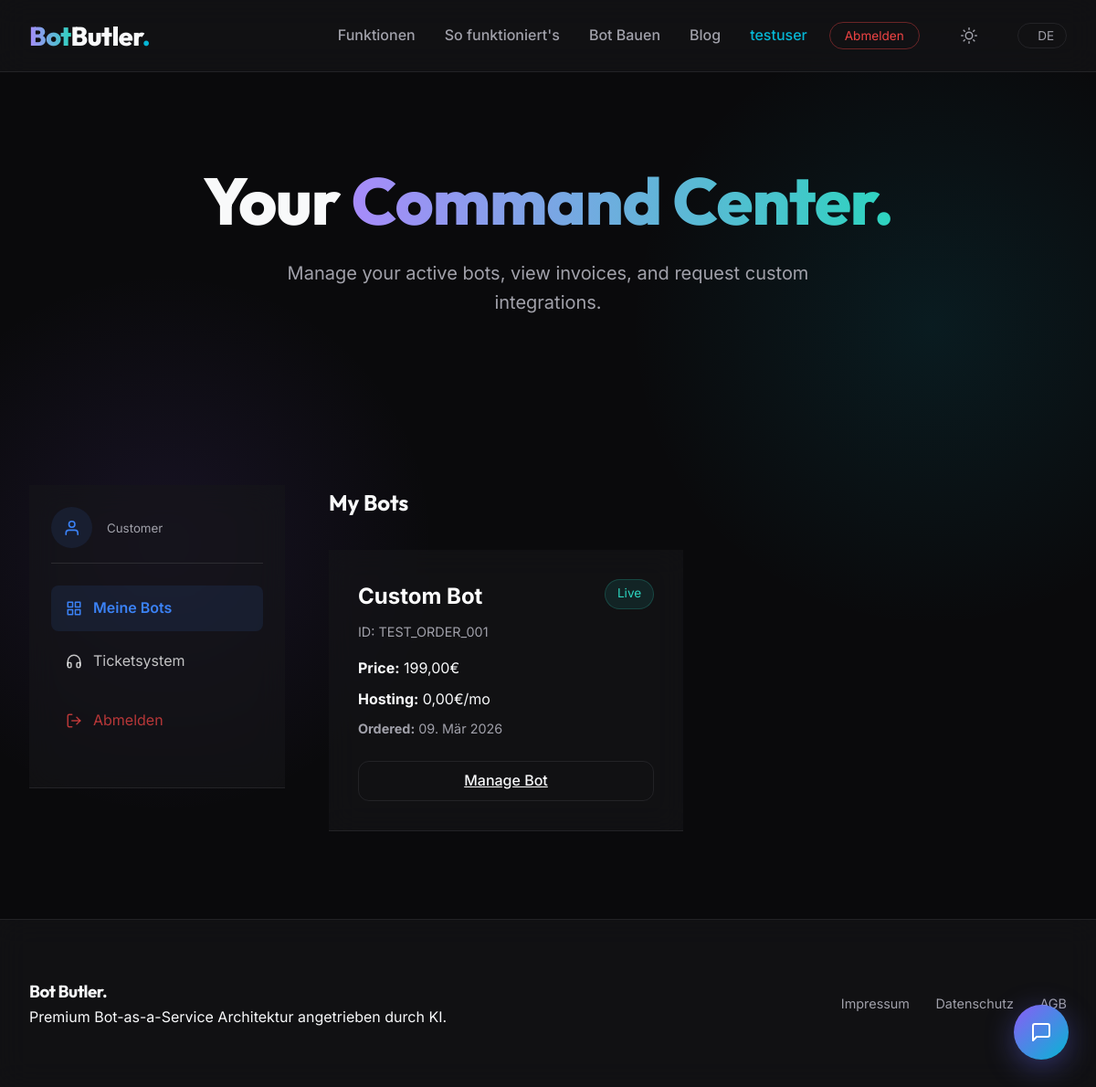
/de/dashboard/ (signed in), run on the app's committed database.
### bots/models.py (models this page shows, shortened)
class Order(models.Model):
    STATUS_CHOICES = [
        ('pending', 'Pending Payment'),
        ('paid', 'Paid & Drafted'),
        ('in_progress', 'Development In Progress'),
        ('delivered', 'Delivered'),
    ]
    order_id = models.CharField(_("Order ID"), max_length=50, unique=True, editable=False)
    user = models.ForeignKey(settings.AUTH_USER_MODEL, on_delete=models.CASCADE, related_name='orders', null=True, blank=True, verbose_name=_("User"))
    category = models.ForeignKey(BotCategory, on_delete=models.SET_NULL, null=True, verbose_name=_("Bot Category"))
    requirements_json = models.JSONField(_("AI Generated Requirements"), default=dict, blank=True)
    consulting_requested = models.BooleanField(_("Consulting Upsell Selected"), default=False)
    contact_info = models.CharField(_("Contact Information"), max_length=255, blank=True)
    total_price = models.DecimalField(_("Total Price (€)"), max_digits=10, decimal_places=2, default=0.00)
    is_hosted = models.BooleanField(_("Managed Hosting"), default=True)
    monthly_fee = models.DecimalField(_("Monthly Hosting Fee (€)"), max_digits=8, decimal_places=2, default=0.00)
    status = models.CharField(_("Status"), max_length=20, choices=STATUS_CHOICES, default='pending')
    draft_file_path = models.CharField(_("Draft File Path"), max_length=255, blank=True)
    source_code_url = models.CharField(_("Source Code URL/Path"), max_length=500, blank=True, help_text=_("Link to the clean source code for non-hosted bots"))
    is_active = models.BooleanField(_("Bot Active"), default=True, help_text=_("Toggle bot status on or off"))
    created_at = models.DateTimeField(auto_now_add=True)
    updated_at = models.DateTimeField(auto_now=True)
    class Meta:
        verbose_name = _("Bot Order")
        verbose_name_plural = _("Bot Orders")
        ordering = ['-created_at']

### pages/views.py (the view)
# urls.py: path('dashboard/', views.DashboardView.as_view(), name='dashboard'),
class DashboardView(LoginRequiredMixin, ListView):
    model = Order
    template_name = 'pages/dashboard.html'
    context_object_name = 'orders'
    def get_queryset(self):
        return Order.objects.filter(user=self.request.user).order_by('-created_at')

### pages/templatetags/bot_butler_tags.py (called while the page is built)
@register.simple_tag(takes_context=True)
def change_lang(context, lang: str, *args, **kwargs):
    path = context['request'].path
    return translate_url(path, lang)

### templates/pages/dashboard.html (shortened to what this page needs)
{% extends 'base.html' %}
{% load i18n static %}
{% block content %}
<section class="hero" style="padding-top: 120px; padding-bottom: 40px; min-height: auto;">
    <h1>{% trans "Your" %} <span class="gradient-text">{% trans "Command Center." %}</span></h1>
    <p>{% trans "Manage your active bots, view invoices, and request custom integrations." %}</p>
</section>
<section class="dashboard-section" style="max-width: 1200px; margin: 0 auto; padding: 2rem;">
    <div class="support-layout">
        <div class="support-sidebar">
            <div class="glass-card" style="padding: 1.5rem; position: sticky; top: 100px; z-index: 10;">
                <div style="display: flex; align-items: center; margin-bottom: 1.5rem; padding-bottom: 1rem; border-bottom: 1px solid rgba(255,255,255,0.1);">
                    <div style="background: rgba(59, 130, 246, 0.1); color: #3b82f6; padding: 0.8rem; border-radius: 50%; margin-right: 1rem; display: flex; align-items: center; justify-content: center; width: 45px; height: 45px;">
                        <svg width="24" height="24" viewBox="0 0 24 24" fill="none" stroke="currentColor" stroke-width="2" stroke-linecap="round" stroke-linejoin="round"><path d="M20 21v-2a4 4 0 0 0-4-4H8a4 4 0 0 0-4 4v2"></path><circle cx="12" cy="7" r="4"></circle></svg>
                    </div>
                    <div>
                        <small style="color: var(--text-secondary);">{% trans "Customer" %}</small>
                    </div>
                </div>
                <nav class="support-nav">
                    <a href="{% url 'pages:dashboard' %}" style="display: flex; align-items: center; padding: 0.75rem 1rem; color: #3b82f6; background: rgba(59, 130, 246, 0.1); border-radius: 8px; font-weight: 600; text-decoration: none;">
                        {% trans "Meine Bots" %}
                    </a>
                    <a href="{% url 'support:ticket_list' %}" class="custom-nav-link" style="display: flex; align-items: center; padding: 0.75rem 1rem; color: rgba(255,255,255,0.75); border-radius: 8px; text-decoration: none; transition: all 0.2s;">
                        {% trans "Ticketsystem" %}
                    </a>
                    <a href="#" onclick="document.getElementById('logoutForm').submit();" class="custom-nav-link" style="display: flex; align-items: center; padding: 0.75rem 1rem; color: rgba(239, 68, 68, 0.75); border-radius: 8px; text-decoration: none; transition: all 0.2s; margin-top: 0.5rem;">
                        {% trans "Logout" %}
                    </a>
            </nav>
        </div>
    </div>
    <div class="support-content">
        <h2 style="margin-bottom: 2rem; color: var(--text-primary); font-family: var(--font-heading);">{% trans "My Bots" %}</h2>
            <div class="bot-grid" style="display: grid; grid-template-columns: repeat(auto-fill, minmax(350px, 1fr)); gap: 2rem;">
                {% for bot in orders %}
                <div class="glass-card" style="padding: 2rem; position: relative;">
                    <div style="display: flex; justify-content: space-between; align-items: start; margin-bottom: 1rem;">
                        <div>
                            <h3 style="font-size: 1.5rem; margin-bottom: 0.5rem; color: #fff;">{{ bot.category.name|default:"Custom Bot" }}</h3>
                            <p style="color: var(--text-secondary); font-size: 0.9rem;">ID: {{ bot.order_id }}</p>
                        </div>
                        {% if bot.status == 'delivered' %}
                            {% if bot.is_active %}
                                <span style="background: rgba(45, 212, 191, 0.1); color: #2dd4bf; padding: 0.3rem 0.8rem; border-radius: 20px; font-size: 0.85rem; border: 1px solid rgba(45, 212, 191, 0.2);">Live</span>
                            {% else %}
                                <span style="background: rgba(239, 68, 68, 0.1); color: #ef4444; padding: 0.3rem 0.8rem; border-radius: 20px; font-size: 0.85rem; border: 1px solid rgba(239, 68, 68, 0.2);">Paused</span>
                            {% endif %}
                        {% else %}
                            <span style="background: rgba(139, 92, 246, 0.1); color: #8b5cf6; padding: 0.3rem 0.8rem; border-radius: 20px; font-size: 0.85rem; border: 1px solid rgba(139, 92, 246, 0.2);">{{ bot.get_status_display }}</span>
                        {% endif %}
                    </div>
                    <div style="margin-bottom: 1.5rem;">
                        <p style="color: var(--text-primary); margin-bottom: 0.5rem;"><strong>{% trans "Price:" %}</strong> {{ bot.total_price }}€</p>
                        {% if bot.is_hosted %}
                            <p style="color: var(--text-primary); margin-bottom: 0.5rem;"><strong>{% trans "Hosting:" %}</strong> {{ bot.monthly_fee }}€/mo</p>
                        {% else %}
                            <p style="color: var(--text-primary); margin-bottom: 0.5rem;"><strong>{% trans "Hosting:" %}</strong> {% trans "Self-Hosted (Code Only)" %}</p>
                        {% endif %}
                        <p style="color: var(--text-secondary); font-size: 0.9rem;"><strong>{% trans "Ordered:" %}</strong> {{ bot.created_at|date:"d. M Y" }}</p>
                    </div>
                    <a href="{% url 'pages:bot_detail' bot.pk %}" class="btn-outline" style="display: block; text-align: center; width: 100%;">{% trans "Manage Bot" %}</a>
                </div>
                {% endfor %}
            </div>
        </div>
    </div>
</section>
{% endblock %}

### templates/base.html (shortened to what this page needs)
{% load i18n static bot_butler_tags %}
<!DOCTYPE html>
<html lang="{{ LANGUAGE_CODE }}">
<head>
    <link rel="stylesheet" href="https://cdn.jsdelivr.net/gh/lipis/flag-icons@7.0.0/css/flag-icons.min.css"/>
    <link rel="stylesheet" href="{% static 'css/styles.css' %}?v=4">
    <link rel="stylesheet" href="{% static 'css/support_widget.css' %}?v=4">
</head>
<body class="dark-theme">
    <nav class="glass-nav">
        <div class="nav-container">
            <a href="/" class="brand-logo">
                <span class="gradient-text">Bot</span>Butler<span class="dot">.</span>
            </a>
            <div class="nav-links">
                <a href="/#features">{% trans "Features" %}</a>
                <a href="/#how-it-works">{% trans "How it works" %}</a>
                <a href="/#builder">{% trans "Build Your Bot" %}</a>
                <a href="{% url 'blog:post_list' %}">{% trans "Blog" %}</a>
                {% if user.is_authenticated %}
                <div style="display: flex; align-items: center; margin-left: 2rem;">
                    <a href="{% url 'pages:dashboard' %}" style="margin-left: 0; margin-right: 1.5rem; color: var(--brand-secondary);">{{ user.username }}</a>
                    <form action="{% url 'logout' %}" method="post" style="display:inline;">
                        <button type="submit" class="lang-btn" style="border-color: rgba(239, 68, 68, 0.4); padding: 0.4rem 1rem; color: #ef4444;">{% trans "Logout" %}</button>
                    </form>
                </div>
                {% else %}
                <a href="{% url 'login' %}" class="btn-outline" style="margin-left: 1.5rem; font-size: 0.9rem;">{% trans "Login" %}</a>
                <a href="{% url 'pages:register' %}" class="btn-primary" style="margin-left: 1rem; padding: 0.5rem 1.2rem; font-size: 0.9rem;">{% trans "Register" %}</a>
                {% endif %}
                <button id="theme-toggle" class="lang-btn" style="margin-left: 2rem; border: none;" aria-label="Toggle theme">
                </button>
                <div class="lang-switch lang-dropdown">
                    {% get_current_language as LANGUAGE_CODE %}
                    {% get_available_languages as LANGUAGES %}
                    <button class="lang-btn" aria-haspopup="true">
                        {% if LANGUAGE_CODE == 'de' %}
                         DE
                        {% elif LANGUAGE_CODE == 'en' %}
                        <span class="fi fi-gb" style="margin-right:0.5rem;"></span> EN
                        {% else %}
                        {{ LANGUAGE_CODE|upper }}
                        {% endif %}
                    </button>
                </div>
            </div>
        </div>
    </nav>
    <main>
        {% block content %}
        {% endblock %}
    </main>
    <footer class="glass-footer">
        <div class="footer-container">
            <div class="brand-info">
                <h3>Bot Butler.</h3>
                <p>{% trans "Premium Bot-as-a-Service architecture powered by AI." %}</p>
            </div>
            <div class="legal-links">
                <a href="{% url 'pages:impressum' %}">{% trans "Legal Notice" %}</a>
                <a href="{% url 'pages:datenschutz' %}">{% trans "Privacy Policy" %}</a>
                <a href="{% url 'pages:agb' %}">{% trans "Terms of Service" %}</a>
            </div>
        </div>
    </footer>
</body>
</html>

### static/css/styles.css (style rules this page uses)
:root { --bg-base: #0a0a0c; --bg-surface: rgba(22, 22, 26, 0.6); --border-subtle: rgba(255, 255, 255, 0.08); --text-primary: #f8f9fa; --text-secondary: #a1a1aa; --brand-primary: #8b5cf6; --brand-secondary: #06b6d4; --gradient-glow: linear-gradient(135deg, rgba(139, 92, 246, 0.4), rgba(6, 182, 212, 0.4)); --gradient-text: linear-gradient(to right, #a78bfa, #2dd4bf); --glow-color-1: rgba(139, 92, 246, 0.1); --glow-color-2: rgba(6, 182, 212, 0.1); --font-heading: 'Outfit', sans-serif; --font-body: 'Inter', sans-serif; }
* { box-sizing: border-box; margin: 0; padding: 0; }
body { background-color: var(--bg-base); color: var(--text-primary); font-family: var(--font-body); line-height: 1.6; overflow-x: hidden; background-image: radial-gradient(circle at 15% 50%, var(--glow-color-1), transparent 25%), radial-gradient(circle at 85% 30%, var(--glow-color-2), transparent 25%); transition: background-color 0.4s ease, color 0.4s ease; }
.gradient-text { background: var(--gradient-text); -webkit-background-clip: text; background-clip: text; -webkit-text-fill-color: transparent; }
.dot { color: var(--brand-secondary); }
.glass-nav, .glass-footer, .glass-card { background: var(--bg-surface); backdrop-filter: blur(16px); -webkit-backdrop-filter: blur(16px); border-bottom: 1px solid var(--border-subtle); }
.glass-nav { position: fixed; top: 0; width: 100%; z-index: 1000; padding: 1rem 0; }
.nav-container { max-width: 1200px; margin: 0 auto; display: flex; justify-content: space-between; align-items: center; padding: 0 2rem; }
.brand-logo { font-family: var(--font-heading); font-size: 1.8rem; font-weight: 800; text-decoration: none; color: var(--text-primary); letter-spacing: -0.5px; }
.nav-links { display: flex; align-items: center; }
.nav-links a { color: var(--text-secondary); text-decoration: none; margin-left: 2rem; font-weight: 500; transition: color 0.3s ease; }
.lang-switch { margin-left: 2rem; display: flex; align-items: center; }
.lang-btn { background: transparent; color: var(--text-secondary); border: 1px solid var(--border-subtle); padding: 0.3rem 0.8rem; border-radius: 20px; font-size: 0.85rem; cursor: pointer; transition: all 0.3s ease; display: flex; align-items: center; font-family: var(--font-body); }
.lang-dropdown { position: relative; }
.hero { min-height: 90vh; display: flex; flex-direction: column; justify-content: center; align-items: center; text-align: center; padding: 0 2rem; margin-top: 60px; }
.hero h1 { font-family: var(--font-heading); font-size: 4.5rem; font-weight: 800; line-height: 1.1; margin-bottom: 1.5rem; max-width: 800px; letter-spacing: -1px; }
.hero p { font-size: 1.25rem; color: var(--text-secondary); max-width: 600px; margin-bottom: 3rem; }
.btn-outline, .nav-links a.btn-outline { background: transparent; color: var(--text-primary) !important; border: 1px solid var(--border-subtle); padding: 0.5rem 1.2rem; border-radius: 12px; font-weight: 500; cursor: pointer; font-family: var(--font-body); transition: all 0.3s ease; }
.glass-footer { padding: 4rem 2rem; border-top: 1px solid var(--border-subtle); border-bottom: none; margin-top: 4rem; }
.footer-container { max-width: 1200px; margin: 0 auto; display: flex; justify-content: space-between; align-items: center; }
.footer-container h3 { font-family: var(--font-heading); letter-spacing: -0.5px; }
.legal-links a { color: var(--text-secondary); text-decoration: none; margin-left: 1.5rem; font-size: 0.9rem; }

### templates/pages/dashboard.html (style rules this page uses)
.support-layout { display: grid; grid-template-columns: 280px 1fr; gap: 3rem; align-items: start; margin-top: 4rem; }
.support-sidebar { width: 100%; }
.support-nav { display: flex !important; flex-direction: column !important; gap: 0.5rem; margin-bottom: 1.5rem; }
.support-content { width: 100%; min-width: 0; }

### data on the page
Order: category.name "Custom Bot", order_id "TEST_ORDER_001", status "Live", total_price "199,00", monthly_fee "0,00", created_at "09. Mär 2026"

### other printed values
{{ user.username }} "testuser"
